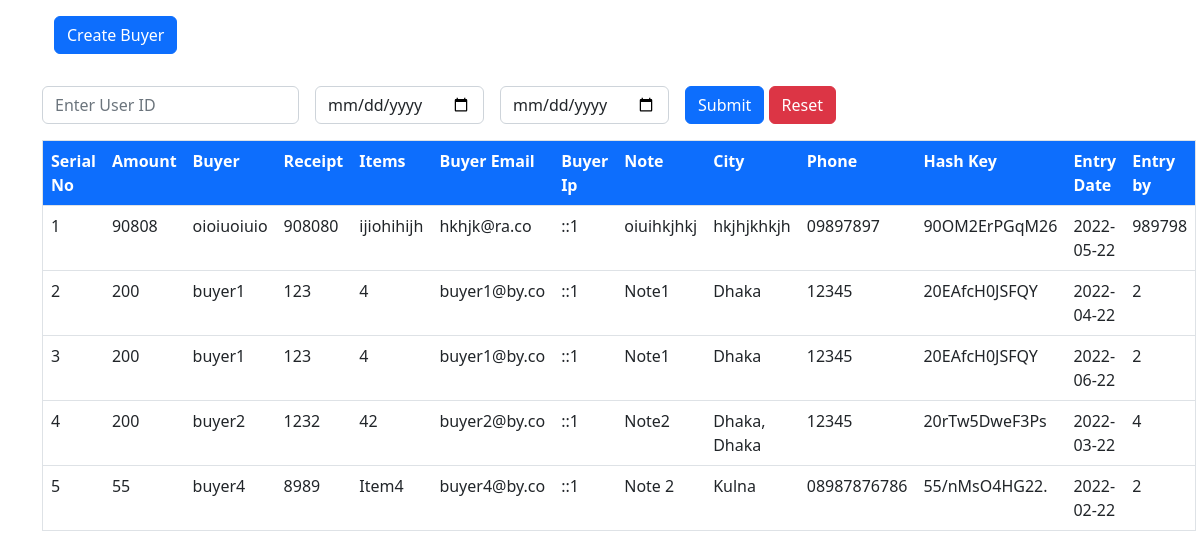
Before: / with the older database file.
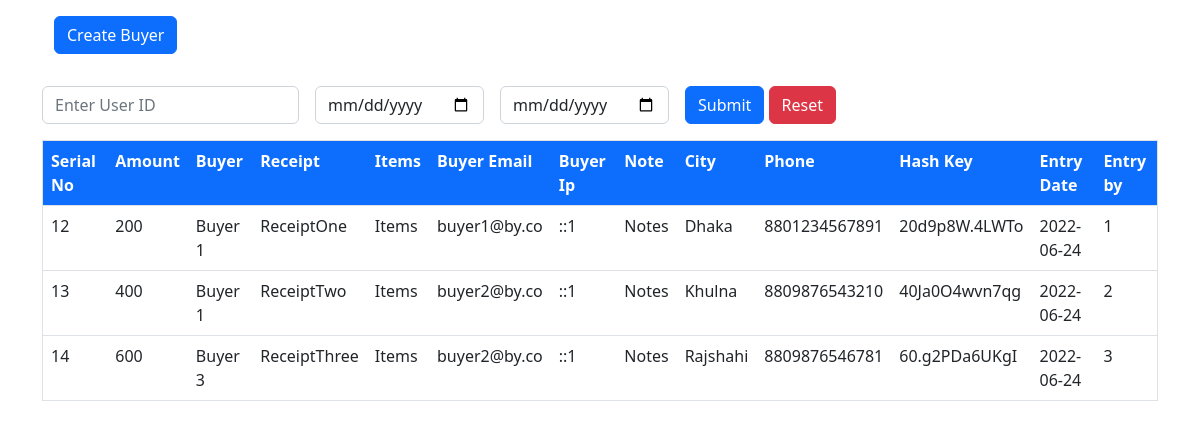
After: the same page with the newer database file.
### tables this page shows
CREATE TABLE `tbl_buyer` (
  `id` bigint(20) NOT NULL,
  `amount` int(10) NOT NULL,
  `buyer` varchar(255) NOT NULL,
  `receipt_id` varchar(20) NOT NULL,
  `items` varchar(255) NOT NULL,
  `buyer_email` varchar(50) NOT NULL,
  `buyer_ip` varchar(20) NOT NULL,
  `note` text NOT NULL,
  `city` varchar(20) NOT NULL,
  `phone` varchar(20) NOT NULL,
  `hash_key` varchar(255) NOT NULL,
  `entry_at` date NOT NULL,
  `entry_by` int(10) NOT NULL
);

### application/controller/DataConnect.php (called while the page is built, shortened)
<?php
class DataConnect {
  public $host = DB_HOST;
  public $user = DB_USER;
  public $pass = DB_PASS;
  public $db_name = DB_NAME;
  public $link;
  public function dbConnect() {
    $this->link = mysqli_connect($this->host, $this->user, $this->pass, $this->db_name);
  }
  public function select($query) {
    $result = $this->link->query($query) or die($this->link->error.__LINE__);
    if ($result->num_rows >  0) {
      return $result;
    } else {
      return false;
    }
  }
}

### application/model/Buyer.php (called while the page is built, shortened)
<?php
include_once("application/controller/DataConnect.php");
class Buyer {
  public function selectData($data = '') {
    $dataConnect = new DataConnect();
    if($data) {
      $userid = $data['userid'];
      $fdate = strtotime($data['fdate']);
      $fdate = date("Y-m-d", $fdate);
      $ldate = strtotime($data['ldate']);
      $ldate = date("Y-m-d", $ldate);
      if($userid && $fdate && $ldate) {
        $query = "SELECT * FROM tbl_buyer WHERE entry_by = '$userid' OR entry_at BETWEEN '$fdate' AND '$ldate'";
      } elseif($userid) {
        $query = "SELECT * FROM tbl_buyer WHERE entry_by = '$userid' ";
      } else {
        $query = "SELECT * FROM tbl_buyer WHERE entry_at BETWEEN '$fdate' AND '$ldate'";
      }
    } else {
      $query = "SELECT * FROM tbl_buyer";
    }
    $select = $dataConnect->select($query);
    return $select;
  }
}

### view/bayer/index.php (the view, shortened to what this page needs)
<?php
require_once("application/model/Buyer.php");
$result_row = new Buyer();
$result = $result_row->selectData();
if(isset($_GET['search'])){
  $result = $result_row->selectData($_GET);
} else {
  $result = $result_row->selectData();
}
?>
<div class="container py-3">
  <div class="container">
    <div class="row">
      <div class="col">
        <a class="btn btn-primary" href="index.php?action=create_buyer">Create Buyer</a>
      </div>
    </div>
  </div>
</div>
<div class="container py-3">
  <div class="row">
    <div class="col">
      <form id="searchForm" class=" row g-3" method="GET">
        <div class="col-auto">
          <input class="form-control" type="text" name="userid" id="userid" placeholder="Enter User ID">
        </div>
        <div class="col-auto">
          <input class="form-control" type="date" name="fdate" id="fdate">
        </div>
        <div class="col-auto">
          <input class="form-control" type="date" name="ldate" id="ldate">
        </div>
        <div class="col-auto">
          <input type="submit" name="search" value="Submit" class="btn btn-primary">
          <input type="submit" name="reset" value="Reset" class="btn btn-danger">
        </div>
      </form>
    </div>
  </div>
</div>
<?php if($result): ?>
<div class="container">
  <div class="row">
    <div class="col">
      <table class="table border table-stripe">
        <tr class="bg-primary text-white">
          <th scope="col">Serial No</th>
          <th scope="col">Amount</th>
          <th scope="col">Buyer</th>
          <th scope="col">Receipt</th>
          <th scope="col">Items</th>
          <th scope="col">Buyer Email</th>
          <th scope="col">Buyer Ip</th>
          <th scope="col">Note</th>
          <th scope="col">City</th>
          <th scope="col">Phone</th>
          <th scope="col">Hash Key</th>
          <th scope="col">Entry Date</th>
          <th scope="col">Entry by</th>
        </tr>
        <?php while($row = $result->fetch_assoc()): ?>
        <tr>
          <td><?php echo $row['id']; ?></td>
          <td><?php echo $row['amount']; ?></td>
          <td><?php echo $row['buyer']; ?></td>
          <td><?php echo $row['receipt_id']; ?></td>
          <td><?php echo $row['items']; ?></td>
          <td><?php echo $row['buyer_email']; ?></td>
          <td><?php echo $row['buyer_ip']; ?></td>
          <td><?php echo $row['note']; ?></td>
          <td><?php echo $row['city']; ?></td>
          <td><?php echo $row['phone']; ?></td>
          <td><?php echo $row['hash_key']; ?></td>
          <td><?php echo $row['entry_at']; ?></td>
          <td><?php echo $row['entry_by']; ?></td>
        </tr>
        <?php endwhile; ?>
      </table>
    </div>
  </div>
</div>
<?php endif; ?>

### view/header.php (shortened to what this page needs)
<!DOCTYPE html>
<html lang="en">
<head>
  <link rel="stylesheet" href="view/css/bootstrap.min.css">
  <link rel="stylesheet" href="view/css/style.css">
</head>
<body>

### index.php
<?php
require_once("view/header.php");
if  (isset($_GET['action']) == 'create_buyer') {
  require_once("view/bayer/insert.php");
} else {
  require_once("view/bayer/index.php");
}
require_once("view/footer.php");

### view/footer.php (shortened to what this page needs)
</body>
</html>

Changed rows visible on the page:
removed tbl_buyer: id "1", amount "90808", buyer "oioiuoiuio", receipt "908080", items "ijiohihijh", buyer_email "hkhjk@ra.co", buyer_ip "::1", note "oiuihkjhkj", city "hkjhjkhkjh", phone "09897897", hash_key "90OM2ErPGqM26", entry_at "2022-05-22", entry_by "989798"
removed tbl_buyer: id "2", amount "200", buyer "buyer1", receipt "123", items "4", buyer_email "buyer1@by.co", buyer_ip "::1", note "Note1", city "Dhaka", phone "12345", hash_key "20EAfcH0JSFQY", entry_at "2022-04-22", entry_by "2"
removed tbl_buyer: id "3", amount "200", buyer "buyer1", receipt "123", items "4", buyer_email "buyer1@by.co", buyer_ip "::1", note "Note1", city "Dhaka", phone "12345", hash_key "20EAfcH0JSFQY", entry_at "2022-06-22", entry_by "2"
removed tbl_buyer: id "4", amount "200", buyer "buyer2", receipt "1232", items "42", buyer_email "buyer2@by.co", buyer_ip "::1", note "Note2", city "Dhaka, Dhaka", phone "12345", hash_key "20rTw5DweF3Ps", entry_at "2022-03-22", entry_by "4"
removed tbl_buyer: id "5", amount "55", buyer "buyer4", receipt "8989", items "Item4", buyer_email "buyer4@by.co", buyer_ip "::1", note "Note 2", city "Kulna", phone "08987876786", hash_key "55/nMsO4HG22.", entry_at "2022-02-22", entry_by "2"
added tbl_buyer: id "12", amount "200", buyer "Buyer 1", receipt "ReceiptOne", items "Items", buyer_email "buyer1@by.co", buyer_ip "::1", note "Notes", city "Dhaka", phone "8801234567891", hash_key "20d9p8W.4LWTo", entry_at "2022-06-24", entry_by "1"
added tbl_buyer: id "13", amount "400", buyer "Buyer 1", receipt "ReceiptTwo", items "Items", buyer_email "buyer2@by.co", buyer_ip "::1", note "Notes", city "Khulna", phone "8809876543210", hash_key "40Ja0O4wvn7qg", entry_at "2022-06-24", entry_by "2"
added tbl_buyer: id "14", amount "600", buyer "Buyer 3", receipt "ReceiptThree", items "Items", buyer_email "buyer2@by.co", buyer_ip "::1", note "Notes", city "Rajshahi", phone "8809876546781", hash_key "60.g2PDa6UKgI", entry_at "2022-06-24", entry_by "3"
